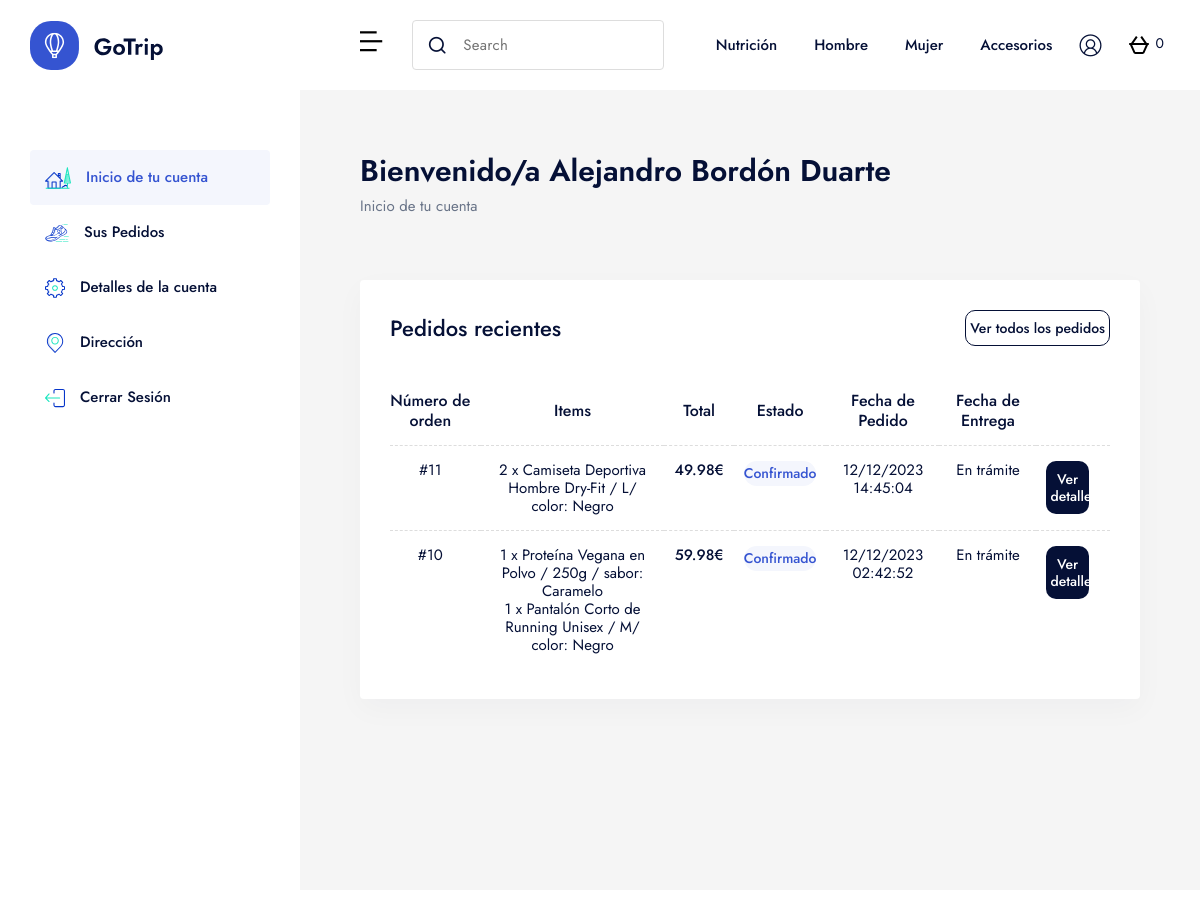
The app's page /BD204305407Z/client_dash.php (signed in) with its own data.
### tables this page shows
CREATE TABLE Carrito (
    idCarrito INT(11) PRIMARY KEY AUTO_INCREMENT,
    fecha DATE NOT NULL,
    hora TIME NOT NULL,
    totalPagar DECIMAL(10, 2) NOT NULL,
    transaccion VARCHAR(100),
    fechaEnvio DATE,
    fechaEntrega DATE,
    estadoPedido VARCHAR(255) NOT NULL,
    emailCli VARCHAR(100) NOT NULL,
    idDireccion INT(11) NOT NULL,
    FOREIGN KEY (emailCli) REFERENCES UsuCli (emailCli),
    FOREIGN KEY (idDireccion) REFERENCES Direccion (idDireccion)
);

### conexion.php (called while the page is built, shortened)
<?php
function consultar($server, $user, $password, $query)
{
    $conexion = mysqli_connect($server, $user, $password) or die;
    $result = mysqli_query($conexion, $query) or die;
    return $result;
}

### BD204305407Z/client_dash.php (the view, shortened to what this page needs)
<?php
include('../conexion.php');
$user = $_SESSION['user'];
$nombre = $_SESSION['nombre'];
$apellido = $_SESSION['apellido'];
$num_cart = 0;
?>
<!DOCTYPE html>
<html lang="en">
<head>
  <link rel="stylesheet" href="../css/vendors.css">
  <link rel="stylesheet" href="../css/main.css">
</head>
<body data-barba="wrapper">
  <header data-add-bg="" class="header -dashboard bg-white js-header" data-x="header" data-x-toggle="is-menu-opened">
    <div data-anim="fade" class="header__container px-30 sm:px-20">
      <div class="-left-side">
        <a href="../index.php" class="header-logo" data-x="header-logo" data-x-toggle="is-logo-dark">
          <img src="../img/general/logo-dark.svg" alt="logo icon">
        </a>
      </div>
      <div class="row justify-between items-center pl-60 lg:pl-20">
        <div class="col-auto">
          <div class="d-flex items-center">
            <button data-x-click="dashboard">
              <i class="icon-menu-2 text-20"></i>
            </button>
            <div class="single-field relative d-flex items-center md:d-none ml-30">
              <input class="pl-50 border-light text-dark-1 h-50 rounded-8" type="email" placeholder="Search">
              <button class="absolute d-flex items-center h-full">
                <i class="icon-search text-20 px-15 text-dark-1"></i>
              </button>
            </div>
          </div>
        </div>
        <div class="col-auto">
          <div class="d-flex items-center">
            <div class="header-menu " data-x="mobile-menu" data-x-toggle="is-menu-active">
              <?php
              include('header_menu.php');
              ?>
            </div>
            <div><a href="login.php" class="d-flex items-center icon-user text-inherit text-22"></a></div>
            <a href="checkout.php" class="button px-5 fw-400 rounded-full text-14 border-white -blue-1 h-50 text-white ml-20" aria-label="Cesta">
              <span class="responsiveFlyoutBasket_icon_container">
                <span class="responsiveFlyoutBasket_itemsCount badge text-dark-1" data-js-element="itemsCount" id="count_carrito">
                  <?= $num_cart ?>
                </span>
              </span>
            </a>
          </div>
        </div>
      </div>
    </div>
  </header>
  <div class="dashboard" data-x="dashboard" data-x-toggle="-is-sidebar-open">
    <div class="dashboard__sidebar bg-white scroll-bar-1">
      <div class="sidebar -dashboard">
        <div class="sidebar__item">
          <div class="sidebar__button -is-active">
            <a href="client_dash.php" class="d-flex items-center text-15 lh-1 fw-500">
              <img src="../img/dashboard/sidebar/house.svg" alt="image" class="mr-15">
              Inicio de tu cuenta
            </a>
          </div>
        </div>
        <div class="sidebar__item">
          <div class="sidebar__button ">
            <a href="client_book.php" class="d-flex items-center text-15 lh-1 fw-500">
              <img src="../img/dashboard/sidebar/sneakers.svg" alt="image" class="mr-15">
              Sus Pedidos
            </a>
          </div>
        </div>
        <div class="sidebar__item">
          <div class="sidebar__button ">
            <a href="client_settings.php" class="d-flex items-center text-15 lh-1 fw-500">
              <img src="../img/dashboard/sidebar/gear.svg" alt="image" class="mr-15">
              Detalles de la cuenta
            </a>
          </div>
        </div>
        <div class="sidebar__item">
          <div class="sidebar__button ">
            <a href="client_direction.php" class="d-flex items-center text-15 lh-1 fw-500">
              <img src="../img/dashboard/sidebar/map.svg" alt="image" class="mr-15">
              Dirección
            </a>
          </div>
        </div>
        <div class="sidebar__item">
          <div class="sidebar__button ">
            <a href="userLogout.php" class="d-flex items-center text-15 lh-1 fw-500">
              <img src="../img/dashboard/sidebar/log-out.svg" alt="image" class="mr-15">
              Cerrar Sesión
            </a>
          </div>
        </div>
      </div>
    </div>
    <div class="dashboard__main">
      <div class="dashboard__content bg-light-2">
        <div class="row y-gap-20 justify-between items-end pb-30 lg:pb-20 md:pb-16">
          <div class="col-auto">
            <h1 class="text-30 lh-14 fw-600">Bienvenido/a <?= $nombre ?> <?= $apellido ?></h1>
            <div class="text-15 text-light-1">Inicio de tu cuenta</div>
          </div>
          <div class="col-auto">
          </div>
        </div>
        <div class="row y-gap-30 pt-20">
          <div class="col-xl-12 col-md-6">
            <div class="py-30 px-30 rounded-4 bg-white shadow-3">
              <div class="d-flex justify-between items-center">
                <h2 class="text-22 lh-1 fw-500">
                  Pedidos recientes
                </h2>
                <div>
                  <div style="border-radius: 10px !important; cursor: pointer;" onclick="location.href='client_book.php'" class=" px-4 py-4 text-underline text-center text-14 fw-500 bg-white text-dark-1 border-4 border-dark-1 ">Ver todos los pedidos</div>
                </div>
              </div>
              <div class="overflow-scroll scroll-bar-1 pt-30">
                <table class="table-2 col-12">
                  <thead class="">
                    <tr class="text-center">
                      <th>Número de orden</th>
                      <th>Items</th>
                      <th>Total</th>
                      <th>Estado</th>
                      <th>Fecha de Pedido</th>
                      <th>Fecha de Entrega</th>
                      <th></th>
                    </tr>
                  </thead>
                  <tbody class="text-center">
                    <?php
                    $pedido_query = "SELECT * FROM Carrito WHERE emailCli = '$user' ORDER BY idCarrito DESC LIMIT 2";
                    $result = consultar("localhost", "root", "", $pedido_query);
                    $lastOrderId = null;
                    while ($reg = mysqli_fetch_array($result)) :
                      $idCarrito = $reg['idCarrito'];
                      $totalPagado = $reg['totalPagar'];
                      $estado = $reg['estadoPedido'];
                      if (is_null($reg['fechaEntrega'])) {
                        $fechaEntrega = 'En trámite';
                      } else {
                        $fechaEntrega = date("d/m/Y", strtotime($reg['fechaEntrega']));
                      }
                      $cantidad_query = "SELECT * FROM Cantidad WHERE idCarrito = '$idCarrito'";
                      $result_cantidad = consultar("localhost", "root", "", $cantidad_query);
                      $hay_prducts = mysqli_num_rows($result_cantidad);
                      if ($hay_prducts) {
                        $prod = array();
                        while ($fila = mysqli_fetch_array($result_cantidad)) :
                          $idCaract = $fila['idCaracteristica'];
                          $prod_query = "SELECT * FROM Caracteristica JOIN Producto ON Caracteristica.idCaracteristica = '$idCaract' AND Producto.idProducto = Caracteristica.idProducto";
                          $result_prod = consultar("localhost", "root", "", $prod_query);
                          while ($reg_prod = mysqli_fetch_array($result_prod)) :
                            $cantidad = $fila['cantidad'];
                            $categoria = $reg_prod['nombreCat'];
                            if ($categoria == 'creatina' or $categoria == 'proteina' or $categoria == 'pre_workout' or $categoria == 'energia') {
                              array_push($prod, $cantidad . " x " . $reg_prod['nombre'] . " / " . $reg_prod['talla'] . "g / sabor: " . $reg_prod['color']);
                            } else {
                              array_push($prod, $cantidad . " x " . $reg_prod['nombre'] . " / " . $reg_prod['talla'] . "/ color: " . $reg_prod['color']);
                            }
                          endwhile;
                        endwhile;
                        if ($lastOrderId !== $idCarrito) {
                    ?>
                          <tr>
                            <td>#<?= $idCarrito ?></td>
                            <td> <?php
                                  foreach ($prod as $valor) {
                                    echo $valor . '<br>';
                                  }
                                  ?>
                            </td>
                            <td class="fw-500"><?php echo number_format($totalPagado, 2, '.', ',') . "€";  ?></td>
                            <?php
                            switch ($estado) {
                              case 'COMPLETED':
                                echo '<td class="d-flex justify-center"><div class="rounded-100 py-4 col-12 text-center text-14 fw-500 bg-blue-1-05 text-blue-1">Confirmado</div></td>';
                                break;
                            } ?>
                            <td><?= date("d/m/Y", strtotime($reg['fecha'])) ?><br><?= $reg['hora'] ?></td>
                            <td><?= $fechaEntrega ?></td>
                            <td>
                              <div onclick="showDetails('<?= $idCarrito ?>')" style="border-radius: 10px !important; cursor: pointer;" class="px-4 py-10 text-center col-8 text-14 fw-500 bg-dark-1 text-white">Ver detalles</div>
                            </td>
                          </tr>
                    <?php
                        }
                        $lastOrderId = $idCarrito;
                      } else {
                        echo '<tr class="text-center"><td colspan = "4" class="text-center"><b>Lista vacía</b></td></tr>';
                      }
                    endwhile;
                    ?>
                  </tbody>
                </table>
              </div>
            </div>
          </div>
        </div>
      </div>
    </div>
  </div>
</body>
</html>

### BD204305407Z/client_dash.php (style rules this page uses)
html, body { height: 100%; margin: 0; padding: 0; }
.dashboard__main { overflow: hidden; height: 100%; width: 100%; padding-left: var(--dashboard-width); will-change: padding-left; transition: all 0.5s cubic-bezier(0.215, 0.61, 0.355, 1); }
.dashboard__content { width: 100%; min-height: 100vh; padding: 60px; padding-bottom: 0; }

### records on screen
carrito: idCarrito "11", valor "2 x Camiseta Deportiva Hombre Dry-Fit / L/ color: Negro", totalPagar "49.98", estadoPedido "Confirmado", fecha "12/12/2023", hora "14:45:04", fechaEntrega "En trámite"
carrito: idCarrito "10", valor "1 x Proteína Vegana en Polvo / 250g / sabor: Caramelo", valor "1 x Pantalón Corto de Running Unisex / M/ color: Negro", totalPagar "59.98", estadoPedido "Confirmado", fecha "12/12/2023", hora "02:42:52", fechaEntrega "En trámite"

### other values on screen
$num_cart "0"
$nombre "Alejandro"
$apellido "Bordón Duarte"
